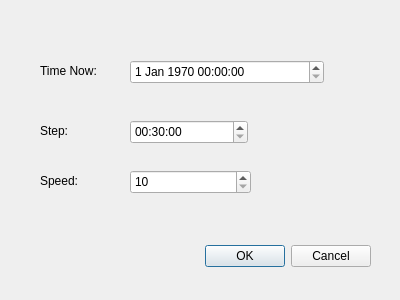
<?xml version="1.0" encoding="UTF-8"?>
<ui version="4.0">
 <class>Simcond_Dialog</class>
 <widget class="QDialog" name="Simcond_Dialog">
  <property name="geometry">
   <rect>
    <x>0</x>
    <y>0</y>
    <width>400</width>
    <height>300</height>
   </rect>
  </property>
  <property name="windowTitle">
   <string>Setting</string>
  </property>
  <widget class="QDialogButtonBox" name="buttonBox">
   <property name="geometry">
    <rect>
     <x>30</x>
     <y>240</y>
     <width>341</width>
     <height>32</height>
    </rect>
   </property>
   <property name="orientation">
    <enum>Qt::Horizontal</enum>
   </property>
   <property name="standardButtons">
    <set>QDialogButtonBox::Cancel|QDialogButtonBox::Ok</set>
   </property>
  </widget>
  <widget class="QDateTimeEdit" name="NowSet">
   <property name="geometry">
    <rect>
     <x>130</x>
     <y>60</y>
     <width>194</width>
     <height>24</height>
    </rect>
   </property>
   <property name="dateTime">
    <datetime>
     <hour>0</hour>
     <minute>0</minute>
     <second>0</second>
     <year>1970</year>
     <month>1</month>
     <day>1</day>
    </datetime>
   </property>
  </widget>
  <widget class="QLabel" name="label">
   <property name="geometry">
    <rect>
     <x>40</x>
     <y>60</y>
     <width>71</width>
     <height>21</height>
    </rect>
   </property>
   <property name="text">
    <string>Time Now:</string>
   </property>
  </widget>
  <widget class="QTimeEdit" name="IntervalSet">
   <property name="geometry">
    <rect>
     <x>130</x>
     <y>120</y>
     <width>118</width>
     <height>24</height>
    </rect>
   </property>
   <property name="dateTime">
    <datetime>
     <hour>0</hour>
     <minute>30</minute>
     <second>0</second>
     <year>2000</year>
     <month>1</month>
     <day>1</day>
    </datetime>
   </property>
  </widget>
  <widget class="QLabel" name="label_2">
   <property name="geometry">
    <rect>
     <x>40</x>
     <y>120</y>
     <width>71</width>
     <height>21</height>
    </rect>
   </property>
   <property name="text">
    <string>Step:</string>
   </property>
  </widget>
  <widget class="QSpinBox" name="spinBox">
   <property name="geometry">
    <rect>
     <x>130</x>
     <y>170</y>
     <width>121</width>
     <height>24</height>
    </rect>
   </property>
   <property name="focusPolicy">
    <enum>Qt::NoFocus</enum>
   </property>
   <property name="minimum">
    <number>10</number>
   </property>
   <property name="maximum">
    <number>200</number>
   </property>
   <property name="singleStep">
    <number>10</number>
   </property>
  </widget>
  <widget class="QLabel" name="label_3">
   <property name="geometry">
    <rect>
     <x>40</x>
     <y>170</y>
     <width>71</width>
     <height>21</height>
    </rect>
   </property>
   <property name="text">
    <string>Speed:</string>
   </property>
  </widget>
 </widget>
 <resources/>
 <connections>
  <connection>
   <sender>buttonBox</sender>
   <signal>accepted()</signal>
   <receiver>Simcond_Dialog</receiver>
   <slot>accept()</slot>
   <hints>
    <hint type="sourcelabel">
     <x>248</x>
     <y>254</y>
    </hint>
    <hint type="destinationlabel">
     <x>157</x>
     <y>274</y>
    </hint>
   </hints>
  </connection>
  <connection>
   <sender>buttonBox</sender>
   <signal>rejected()</signal>
   <receiver>Simcond_Dialog</receiver>
   <slot>reject()</slot>
   <hints>
    <hint type="sourcelabel">
     <x>316</x>
     <y>260</y>
    </hint>
    <hint type="destinationlabel">
     <x>286</x>
     <y>274</y>
    </hint>
   </hints>
  </connection>
 </connections>
</ui>
